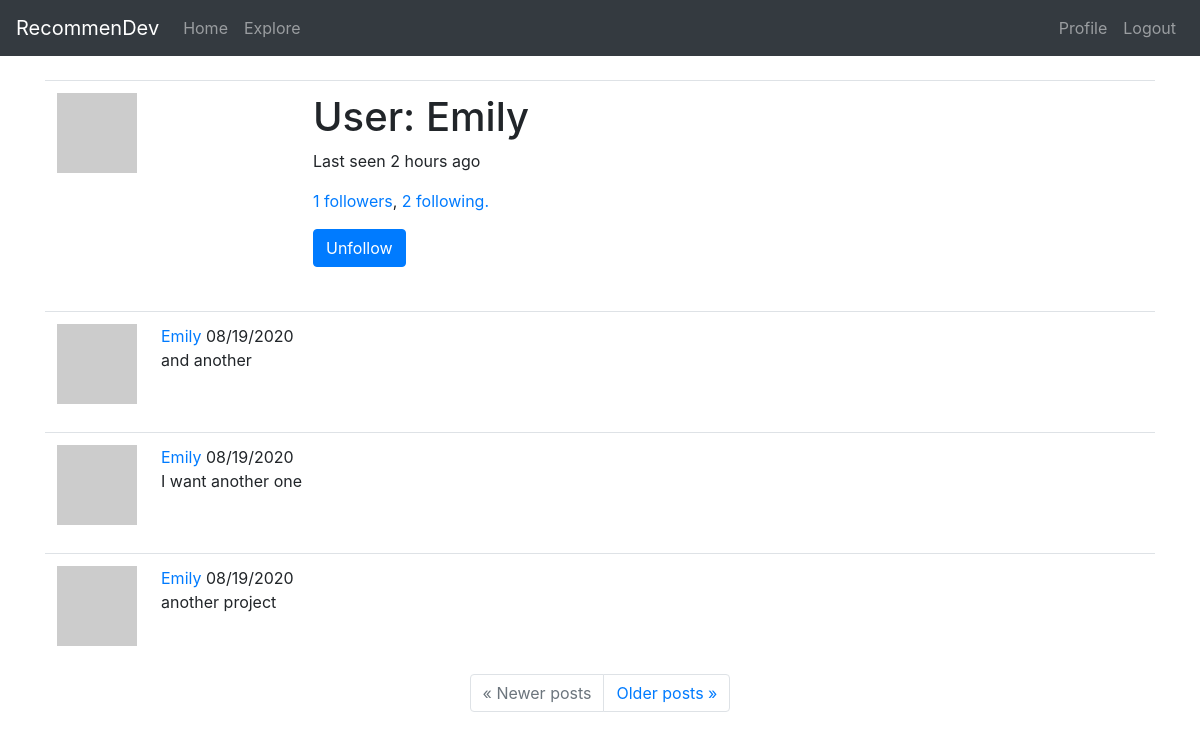
Page /user/Emily (signed in) on the committed database.
### app/models.py (models this page shows, shortened)
class User(UserMixin, db.Model):
    id = db.Column(db.Integer, primary_key=True)
    username = db.Column(db.String(30), index=True, unique=True)
    email = db.Column(db.String(50), index=True, unique=True)
    password_hash = db.Column(db.String(128))
    projects = db.relationship('Project', backref='owner', lazy='dynamic')
    about_me = db.Column(db.String(140))
    last_seen = db.Column(db.DateTime, default=datetime.utcnow)
    followed = db.relationship(
        'User', secondary=followers,
        primaryjoin=(followers.c.follower_id == id),
        secondaryjoin=(followers.c.followed_id == id),
        backref=db.backref('followers', lazy='dynamic'), lazy='dynamic')
    def avatar(self, size):
        digest = md5(self.email.lower().encode('utf-8')).hexdigest()
        return 'https://www.gravatar.com/avatar/{}?d=retro&s={}'.format(digest, size)
    def is_following(self, user):
        return self.followed.filter(
            followers.c.followed_id == user.id).count() > 0

class Project(db.Model):
    id = db.Column(db.Integer, primary_key=True)
    user_id = db.Column(db.Integer, db.ForeignKey('user.id'))
    title = db.Column(db.String(60))
    description = db.Column(db.String(150))
    timestamp = db.Column(db.DateTime, index=True, default=datetime.utcnow)
    language = db.Column(db.String(15))
    git_url = db.Column(db.String(50))

### app/routes.py (the view)
@app.route('/user/<username>')
@login_required
def user(username):
    user = User.query.filter_by(username=username).first_or_404()
    following = user.followed.all()
    followers = user.followers.all()
    page = request.args.get('page', 1, type=int)
    projects = user.projects.order_by(Project.timestamp.desc()).paginate(page, app.config['POSTS_PER_PAGE'], False)
    next_url = url_for('user', username=user.username, page=projects.next_num) \
        if projects.has_next else None
    prev_url = url_for('user', username=user.username, page=projects.prev_num) \
        if projects.has_prev else None
    form = EmptyForm()
    return render_template('user.html', title=f'{user.username}\'s profile', user=user, following=following, followers=followers, projects=projects.items, next_url=next_url, prev_url=prev_url, form=form)

### app/forms.py
class EmptyForm(FlaskForm):
    submit = SubmitField('Submit')

### app/models.py (called while the page is built)
@login.user_loader
def load_user(id):
    return User.query.get(int(id))

### app/routes.py (called while the page is built)
@app.before_request
def before_request():
    if current_user.is_authenticated:
        current_user.last_seen = datetime.utcnow()
        db.session.commit()

### app/templates/user.html (shortened to what this page needs)
{% extends "base.html" %}
{% block content %}
    <table class="table table-hover">
        <tr>
            <td width="256px"><img src="{{ user.avatar(256) }}"></td>
            <td>
                <h1>User: {{ user.username }}</h1>
                {% if user.last_seen %}
                <p>Last seen {{ moment(user.last_seen).fromNow() }}</p>
                {% endif %}
                <a href="#", id="followers_btn", data-toggle="modal", data-target="#exampleModal">{{ user.followers.count() }} followers</a>, <a href="#", id="following_btn", data-toggle="modal", data-target="#exampleModal">{{ user.followed.count() }} following.</a>
                {% if user == current_user %}
                <p><a href="{{ url_for('edit_profile') }}">Edit my profile</a></p>
                {% else %}
                    <p>
                        <form action="{{ url_for('unfollow', username=user.username) }}" method="post">
                            {{ form.submit(value='Unfollow', class="btn btn-primary") }}
                        </form>
                    </p>
                {% endif %}
            </td>
        </tr>
    </table>
    {% for project in projects %}
        {% include '_project.html' %}
    {% endfor %}
    <nav aria-label="...">
        <ul class="pagination justify-content-center">
            <li class="page-item{% if not prev_url %} disabled{% endif %}">
                <a class="page-link" href="{{ prev_url or '#' }}">
                    <span aria-hidden="true">&laquo;</span> Newer posts
                </a>
            </li>
            <li class="page-item{% if not next_url %} disabled{% endif %}">
                <a class="page-link" href="{{ next_url or '#' }}">
                    Older posts <span aria-hidden="true">&raquo;</span>
                </a>
            </li>
        </ul>
    </nav>
{% endblock %}

### app/templates/_project.html
<table class="table table-hover">
    <tr>
        <td width="70px">
            <a href="{{ url_for('user', username=project.owner.username) }}">
                <img src="{{ project.owner.avatar(70) }}" />
            </a>
        </td>
        <td>
            <span class="user_popup">
                <a href="{{ url_for('user', username=project.owner.username) }}">
                    {{ project.owner.username }}
                </a>
            </span>
            {{ moment(project.timestamp).format('L') }}
            <br>
            {{ project.title }}
        </td>
    </tr>
</table>

### rows in the picture
User: username "Emily", last_seen "2 hours ago"
Project: owner.username "Emily", timestamp "08/19/2020", title "and another"
Project: owner.username "Emily", timestamp "08/19/2020", title "I want another one"
Project: owner.username "Emily", timestamp "08/19/2020", title "another project"

### other values in the picture
{{ user.followers.count() }} "1"
{{ user.followed.count() }} "2"
